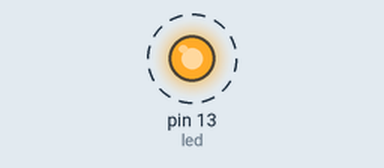
Recording of a sketch running on a simulated Arduino Uno, built with avr-gcc and run on an emulated ATmega328P. Shown: output pins drawn as LEDs (lit = HIGH). Dashed ring = blinking.

Above: at 0.2 s.
Timing chart, 0 to 3.0 s (numbered marks = the images above):
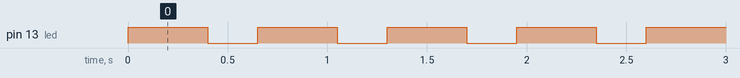

The sketch:

Blink.ino
```cpp
/*
  Parpadeo
  Enciende un LED por un segundo, lo apaga otro segundo, repetidamente.
*/
//------------------------------------------------------------------------------
// Adaptado por: Sergio Fco. Hernández Machuca
// sfhm_clases@hotmail.com
//------------------------------------------------------------------------------

// En la mayoría de las tarjetas Arduino el Pin 13 tiene conectado un LED.
// Se le asigna un nombre al Pin (Terminal) 13:
int led = 13;

// Esta rutina de ajuste se ejecuta una sola vez cuando se oprime "Reset":
void setup() {
	pinMode(led, OUTPUT); // Inicializa el Pin Digital como "salida".
}

// Esta rutina en lazo se ejecuta una y otra vez, por siempre:
void loop() {
	digitalWrite(led, HIGH);   // Enciende el LED (HIGH es un nivel de voltaje)
	delay(400);               // Espera por un segundo.
	digitalWrite(led, LOW);    // Apaga el LED, haciendo el voltaje LOW.
	delay(250);               // Espera por un segundo.
}
```

Measured:
- by itself, pin 13 (led): alternates HIGH for 0.40 s and LOW for 0.25 s
